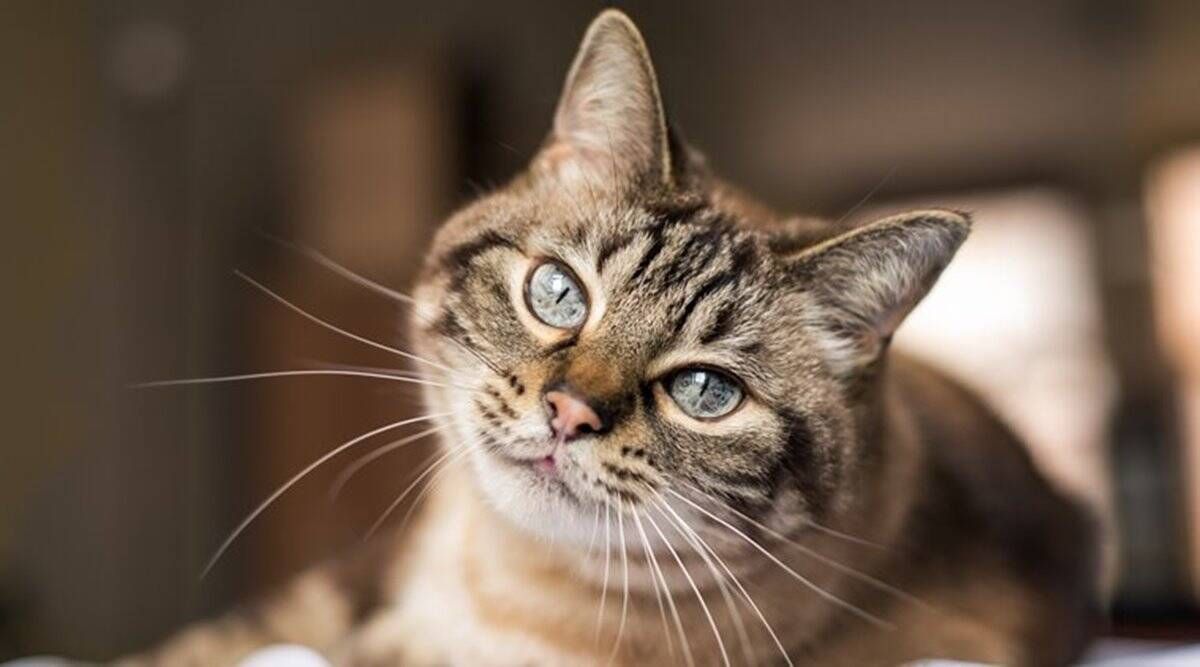
#> input picture three.jpg, 1200 x 667 px, given in place of the camera
$ python corner_detection.py
#> lines starting #> are read from the running program, lines starting #| are printed output that depends on the picture; after the words box and inside, x2 and y2 are one past the last pixel; in counts of white or black regions, pixels touching at a corner belong together
import cv2
import numpy as np

cap = cv2.VideoCapture(0)
while True:
    ret, frame = cap.read()
#> frame is the input picture: shape (667, 1200, 3); mean B, G, R 76.1, 91.2, 110
    gray = cv2.cvtColor(frame, cv2.COLOR_BGR2GRAY)
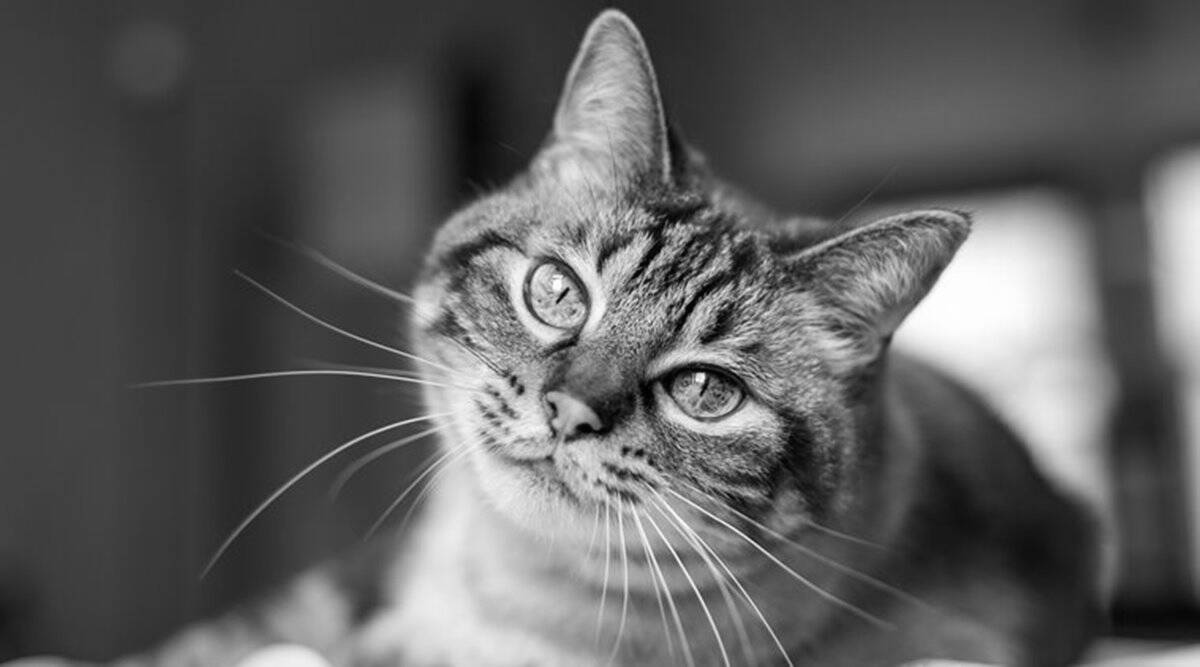
#> gray: shape (667, 1200); min 0, max 255, mean 95.1
    gray = np.float32(gray)
    dst = cv2.cornerHarris(gray, 2, 3, 0.04)
    dst = cv2.dilate(dst, None)
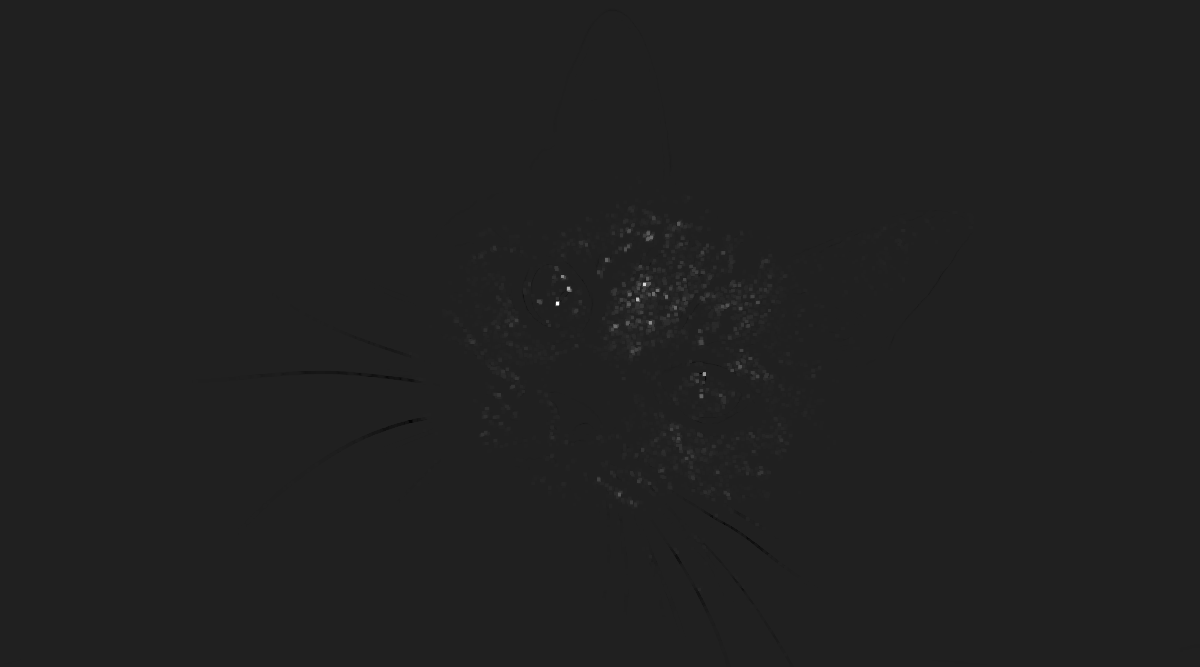
#> dst: shape (667, 1200) float32; min -2253281.8, max 15635864, mean 19675.5; drawn with min black and max white
    frame[dst > 0.01 * dst.max()] = [255, 0, 255]
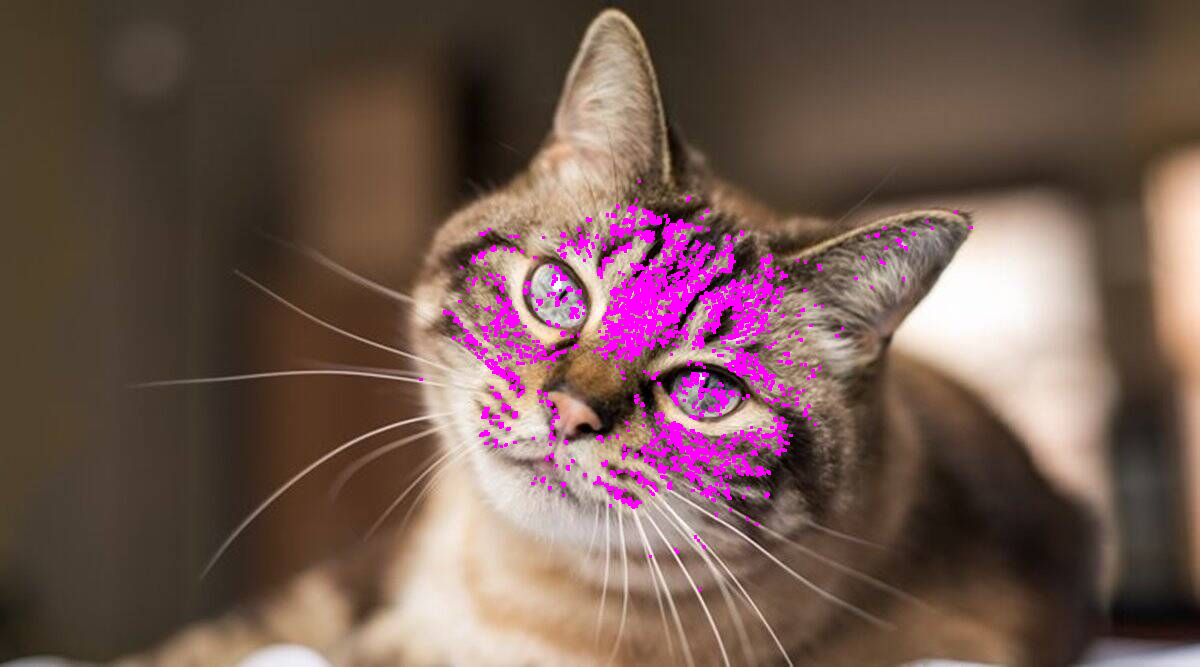
#> frame: shape (667, 1200, 3); 2.88% of pixels changed, all inside (x1, y1, x2, y2) = (419, 180, 973, 591)
    cv2.imshow('frame', frame)
    if cv2.waitKey(1) == 27: # 27 means ESC key
#> (key Esc is pressed here)
        break
cap.release()
cv2.destroyAllWindows()
